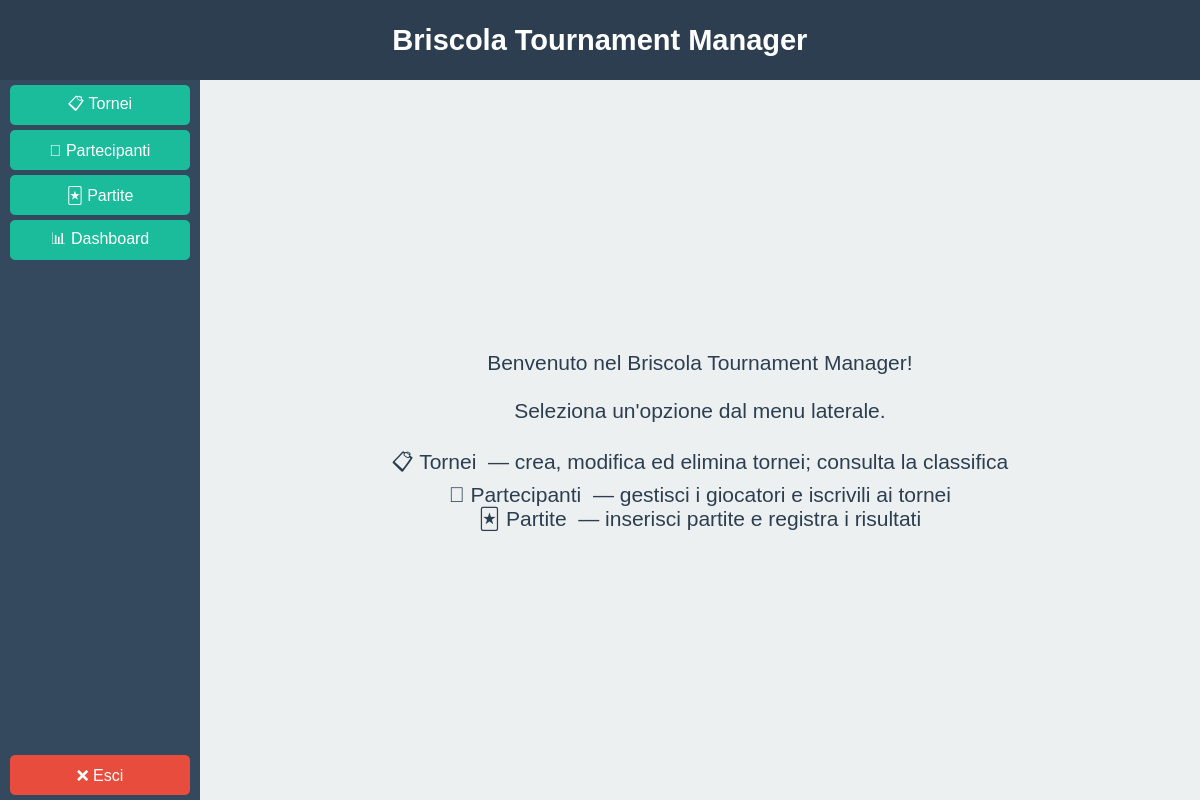
<?xml version="1.0" encoding="UTF-8"?>
<ui version="4.0">
 <class>MainWindow</class>
 <widget class="QMainWindow" name="MainWindow">
  <property name="geometry">
   <rect><x>0</x><y>0</y><width>1200</width><height>800</height></rect>
  </property>
  <property name="windowTitle">
   <string>🂡 Briscola Tournament Manager</string>
  </property>
  <property name="styleSheet">
   <string>QMainWindow { background-color: #ecf0f1; }</string>
  </property>
  <widget class="QWidget" name="centralwidget">
   <layout class="QVBoxLayout" name="verticalLayout_main">
    <property name="spacing"><number>0</number></property>
    <property name="leftMargin"><number>0</number></property>
    <property name="topMargin"><number>0</number></property>
    <property name="rightMargin"><number>0</number></property>
    <property name="bottomMargin"><number>0</number></property>

    <!-- HEADER BAR -->
    <item>
     <widget class="QFrame" name="frame_title">
      <property name="minimumSize"><size><width>0</width><height>80</height></size></property>
      <property name="maximumSize"><size><width>16777215</width><height>80</height></size></property>
      <property name="styleSheet"><string>QFrame#frame_title { background-color: #2c3e50; }</string></property>
      <property name="frameShape"><enum>QFrame::NoFrame</enum></property>
      <property name="frameShadow"><enum>QFrame::Raised</enum></property>
      <layout class="QVBoxLayout" name="verticalLayout_title">
       <property name="spacing"><number>0</number></property>
       <property name="leftMargin"><number>0</number></property>
       <property name="topMargin"><number>0</number></property>
       <property name="rightMargin"><number>0</number></property>
       <property name="bottomMargin"><number>0</number></property>
       <item>
        <widget class="QLabel" name="title_label">
         <property name="font"><font><family>Helvetica</family><pointsize>22</pointsize><weight>75</weight><bold>true</bold></font></property>
         <property name="styleSheet"><string>QLabel { color: white; }</string></property>
         <property name="text"><string>Briscola Tournament Manager</string></property>
         <property name="alignment"><set>Qt::AlignCenter</set></property>
        </widget>
       </item>
      </layout>
     </widget>
    </item>

    <!-- CONTENT AREA (menu + stacked) -->
    <item>
     <widget class="QFrame" name="frame_content_area">
      <property name="styleSheet"><string>QFrame#frame_content_area { background-color: #ecf0f1; }</string></property>
      <property name="frameShape"><enum>QFrame::NoFrame</enum></property>
      <property name="frameShadow"><enum>QFrame::Raised</enum></property>
      <layout class="QHBoxLayout" name="horizontalLayout_content">
       <property name="spacing"><number>0</number></property>
       <property name="leftMargin"><number>0</number></property>
       <property name="topMargin"><number>0</number></property>
       <property name="rightMargin"><number>0</number></property>
       <property name="bottomMargin"><number>0</number></property>

       <!-- SIDE MENU -->
       <item>
        <widget class="QFrame" name="frame_menu">
         <property name="minimumSize"><size><width>200</width><height>0</height></size></property>
         <property name="maximumSize"><size><width>200</width><height>16777215</height></size></property>
         <property name="styleSheet"><string>QFrame#frame_menu { background-color: #34495e; }</string></property>
         <property name="frameShape"><enum>QFrame::NoFrame</enum></property>
         <property name="frameShadow"><enum>QFrame::Raised</enum></property>
         <layout class="QVBoxLayout" name="verticalLayout_menu">
          <property name="spacing"><number>5</number></property>
          <property name="leftMargin"><number>10</number></property>
          <property name="topMargin"><number>5</number></property>
          <property name="rightMargin"><number>10</number></property>
          <property name="bottomMargin"><number>5</number></property>

          <!-- 📋 Tornei — contiene anche la Classifica -->
          <item>
           <widget class="QPushButton" name="btn_list_tournaments">
            <property name="minimumSize"><size><width>0</width><height>40</height></size></property>
            <property name="font"><font><family>Helvetica</family><pointsize>12</pointsize></font></property>
            <property name="styleSheet">
             <string>QPushButton { background-color:#1abc9c; color:white; border:none; height:40px; border-radius:5px; }
QPushButton:hover { background-color:#16a085; }</string>
            </property>
            <property name="text"><string>📋 Tornei</string></property>
           </widget>
          </item>

          <!-- 👥 Partecipanti -->
          <item>
           <widget class="QPushButton" name="btn_manage_players">
            <property name="minimumSize"><size><width>0</width><height>40</height></size></property>
            <property name="font"><font><family>Helvetica</family><pointsize>12</pointsize></font></property>
            <property name="styleSheet">
             <string>QPushButton { background-color:#1abc9c; color:white; border:none; height:40px; border-radius:5px; }
QPushButton:hover { background-color:#16a085; }</string>
            </property>
            <property name="text"><string>👥 Partecipanti</string></property>
           </widget>
          </item>

          <!-- 🃏 Partite -->
          <item>
           <widget class="QPushButton" name="btn_manage_matches">
            <property name="minimumSize"><size><width>0</width><height>40</height></size></property>
            <property name="font"><font><family>Helvetica</family><pointsize>12</pointsize></font></property>
            <property name="styleSheet">
             <string>QPushButton { background-color:#1abc9c; color:white; border:none; height:40px; border-radius:5px; }
QPushButton:hover { background-color:#16a085; }</string>
            </property>
            <property name="text"><string>🃏 Partite</string></property>
           </widget>
          </item>

          <!--
            btn_show_ranking RIMOSSO:
            La classifica si consulta per torneo dal pannello Tornei
            (pulsante "📊 Vedi Classifica" nel TournamentListWidget).
            Non ha senso una classifica globale scollegata dal torneo.
          -->

          <!-- 📊 Dashboard -->
          <item>
           <widget class="QPushButton" name="btn_dashboard">
            <property name="minimumSize"><size><width>0</width><height>40</height></size></property>
            <property name="font"><font><family>Helvetica</family><pointsize>12</pointsize></font></property>
            <property name="styleSheet">
             <string>QPushButton { background-color:#1abc9c; color:white; border:none; height:40px; border-radius:5px; }
QPushButton:hover { background-color:#16a085; }</string>
            </property>
            <property name="text"><string>📊 Dashboard</string></property>
           </widget>
          </item>

          <item>
           <spacer name="verticalSpacer_menu">
            <property name="orientation"><enum>Qt::Vertical</enum></property>
            <property name="sizeHint" stdset="0"><size><width>20</width><height>40</height></size></property>
           </spacer>
          </item>

          <!-- ❌ Esci -->
          <item>
           <widget class="QPushButton" name="btn_exit_app">
            <property name="minimumSize"><size><width>0</width><height>40</height></size></property>
            <property name="font"><font><family>Helvetica</family><pointsize>12</pointsize></font></property>
            <property name="styleSheet">
             <string>QPushButton { background-color:#e74c3c; color:white; border:none; height:40px; border-radius:5px; }
QPushButton:hover { background-color:#c0392b; }</string>
            </property>
            <property name="text"><string>❌ Esci</string></property>
           </widget>
          </item>

         </layout>
        </widget>
       </item>

       <!-- STACKED WIDGET -->
       <item>
        <widget class="QStackedWidget" name="stackedWidget">
         <property name="styleSheet">
          <string>QStackedWidget { background-color: #ecf0f1; }</string>
         </property>
         <property name="currentIndex"><number>0</number></property>
         <widget class="QWidget" name="page_home">
          <layout class="QVBoxLayout" name="verticalLayout_home">
           <item>
            <widget class="QLabel" name="label_home_message">
             <property name="font"><font><family>Helvetica</family><pointsize>16</pointsize></font></property>
             <property name="styleSheet"><string>QLabel { color: #2c3e50; }</string></property>
             <property name="text">
              <string>Benvenuto nel Briscola Tournament Manager!

Seleziona un'opzione dal menu laterale.

📋 Tornei  — crea, modifica ed elimina tornei; consulta la classifica
👥 Partecipanti  — gestisci i giocatori e iscrivili ai tornei
🃏 Partite  — inserisci partite e registra i risultati</string>
             </property>
             <property name="alignment"><set>Qt::AlignCenter</set></property>
            </widget>
           </item>
          </layout>
         </widget>
        </widget>
       </item>

      </layout>
     </widget>
    </item>
   </layout>
  </widget>
 </widget>
 <resources/>
 <connections/>
</ui>
